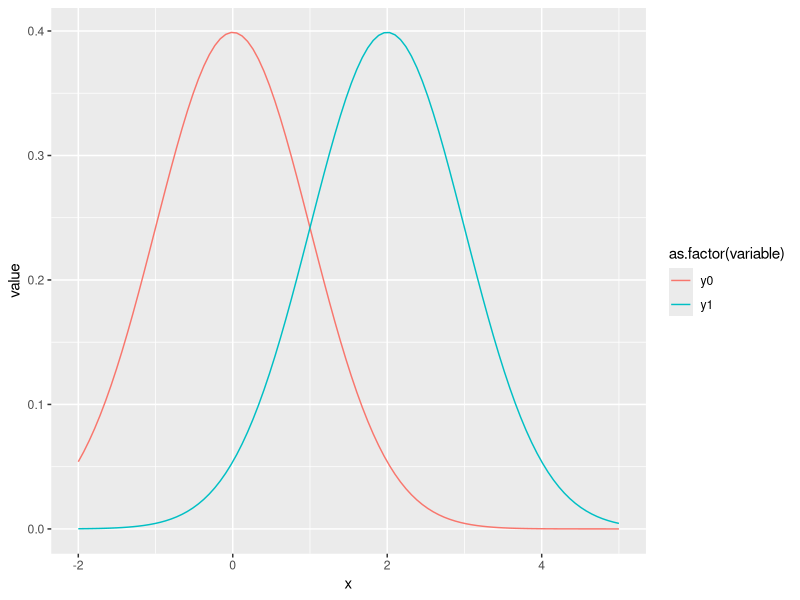
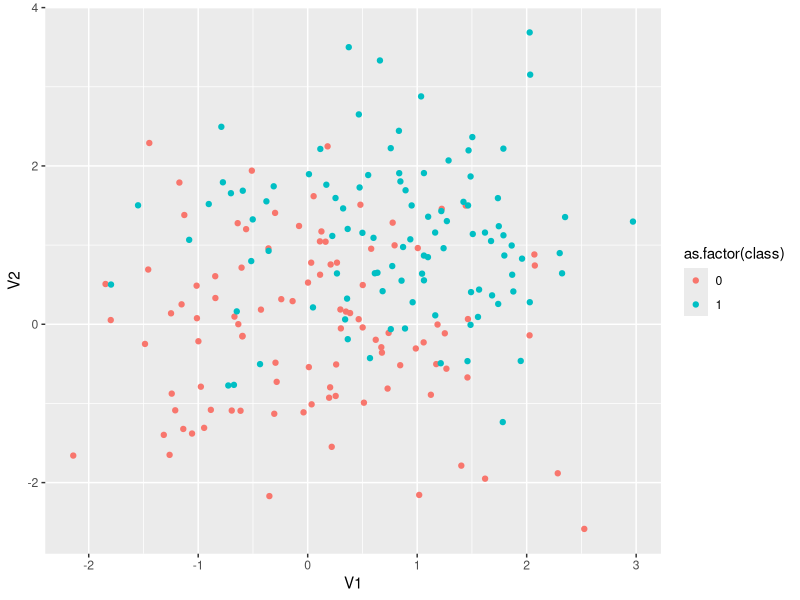
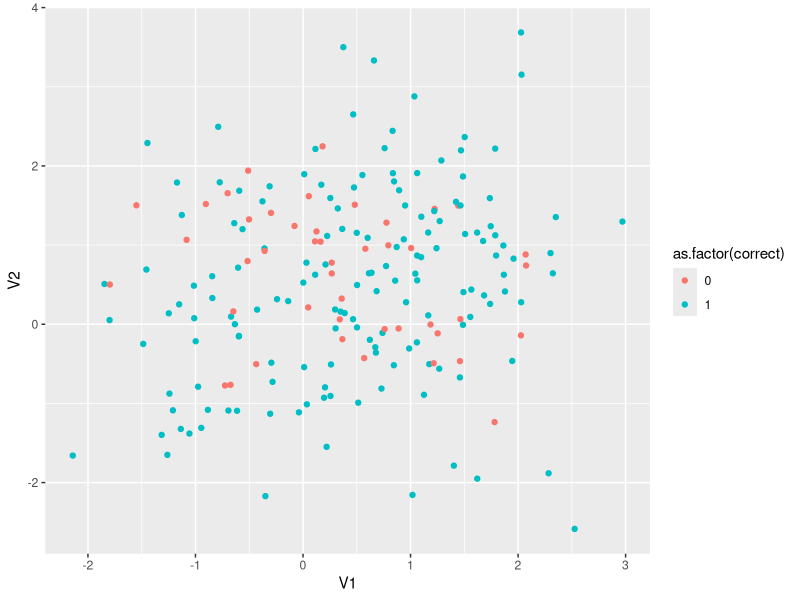
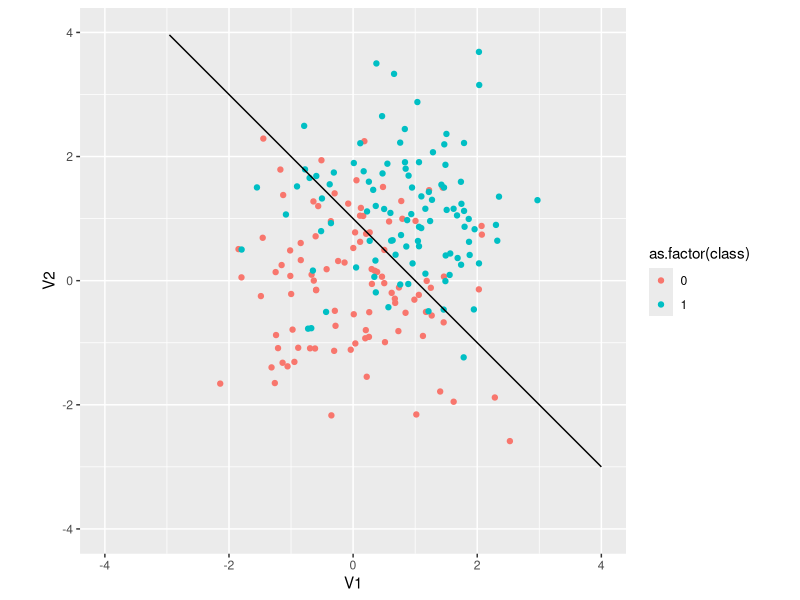
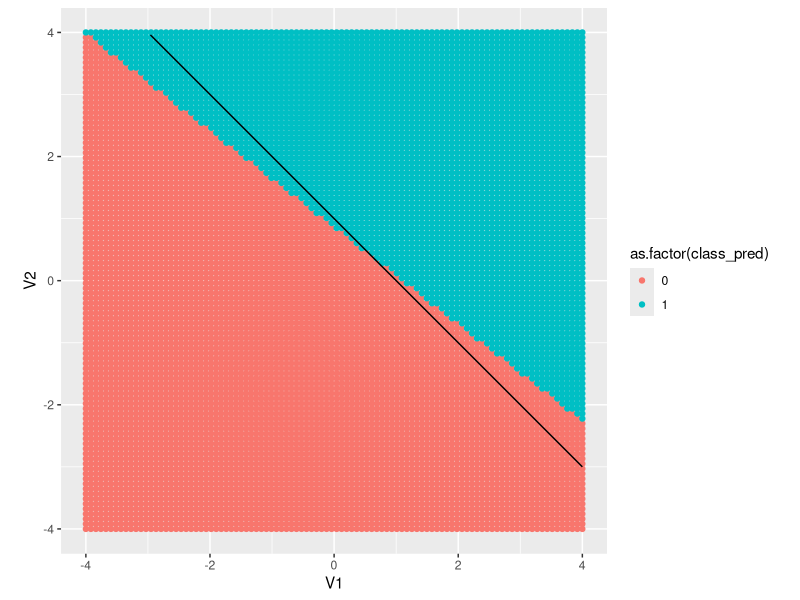
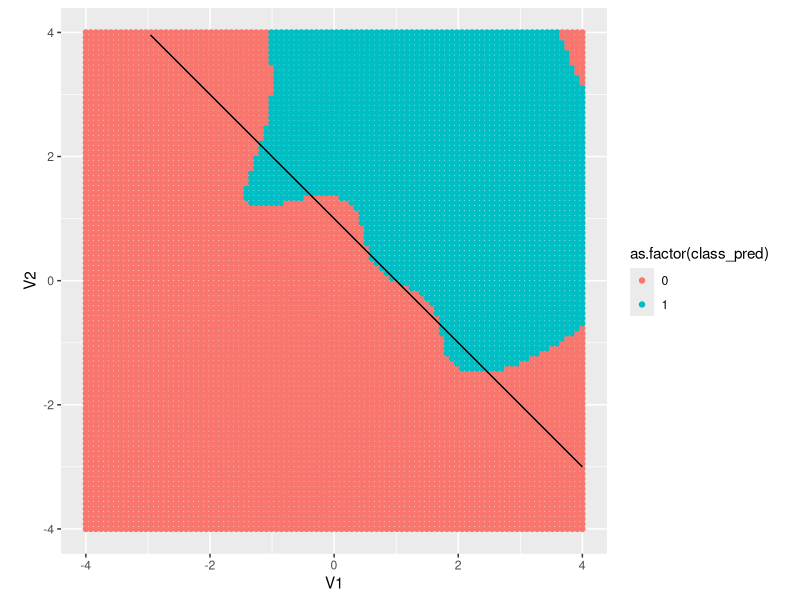
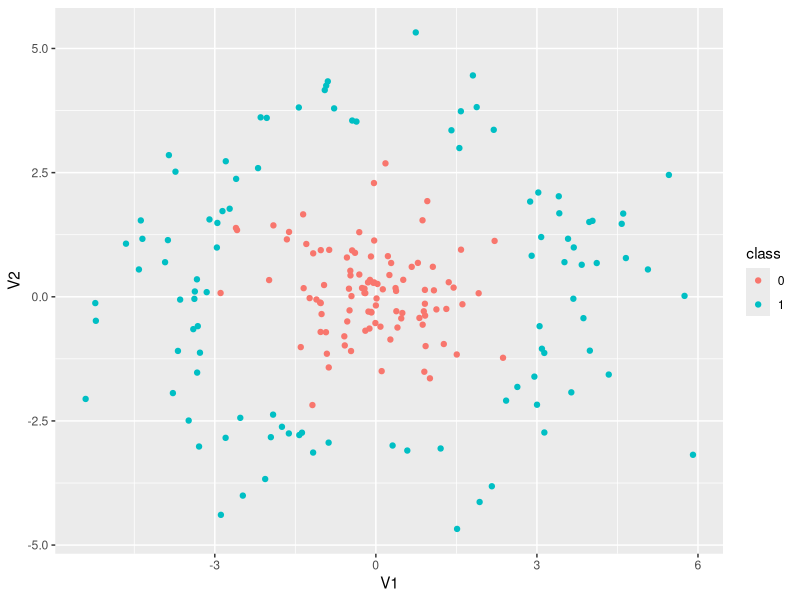
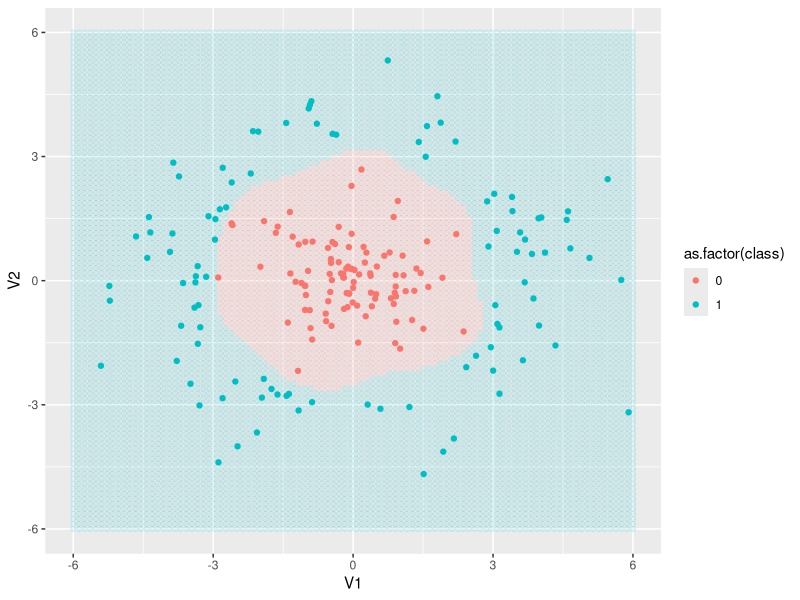

The R source for these figures, in order:
## ---- chunk 1
rm(list=ls())
library(tidyverse)
library(reshape2)
library(e1071)
## ---- chunk 2
n <- 100
x <- seq(-2, 5, length.out = n)
y0 <- map_dbl(x, ~dnorm(.))
y1 <- map_dbl(x, ~dnorm(., 2, 1))
tibble(x, y0, y1) %>% 
  melt(id.vars="x") %>% 
  ggplot(aes(x, y=value, colour=as.factor(variable))) +
  geom_line()
## ---- chunk 3
library(mvtnorm)
rmvrnorm2D <- function(n, mux, muy, sigmax, sigmay, rho){
  return(rmvnorm(n, c(mux, muy),
                 matrix(c(sigmax^2, sigmax * sigmay * rho,
                          sigmax * sigmay * rho, sigmay^2),
                        ncol = 2)))
}

n <- 100
x0 <- rmvrnorm2D(n, 0, 0, 1, 1, 0) %>% 
  as.data.frame() %>% 
  mutate(class=0)
x1 <- rmvrnorm2D(n, 1, 1, 1, 1, 0) %>% 
  as.data.frame() %>% 
  mutate(class=1)

# true classes
x <- x0 %>% 
  bind_rows(x1)
x %>% 
  ggplot(aes(x=V1, y=V2, colour=as.factor(class))) +
  geom_point()
## ---- chunk 4
dmvrnorm2D <- function(x, mux, muy, sigmax, sigmay, rho, log=FALSE){
  return(dmvnorm(x, c(mux, muy),
                 matrix(c(sigmax^2, sigmax * sigmay * rho,
                          sigmax * sigmay * rho, sigmay^2),
                         ncol = 2),
                 log))
}

p0 <- map_dbl(seq_along(x$V1), ~dmvrnorm2D(x[., 1:2], 0, 0, 1, 1, 0))
p1 <- map_dbl(seq_along(x$V1), ~dmvrnorm2D(x[., 1:2], 1, 1, 1, 1, 0))

df <- x %>% 
  mutate(p0=p0, p1=p1) %>% 
  mutate(class_pred=if_else(p1 > p0, 1, 0)) %>% 
  mutate(correct=if_else(class==class_pred, 1, 0))

mean(df$correct)
## ---- chunk 5
df %>% 
  ggplot(aes(x=V1, y=V2, colour=as.factor(correct))) +
  geom_point()
## ---- chunk 6
x %>% 
  ggplot(aes(x=V1, y=V2, colour=as.factor(class))) +
  geom_point() +
  stat_function(fun = function(V1) 1 - V1, colour="black") +
  coord_fixed() +
  scale_y_continuous(limits = c(-4, 4)) +
  scale_x_continuous(limits = c(-4, 4))
## ---- chunk 7
df <- df %>% 
  mutate(class=as.factor(class))
svmfit <- svm(class ~ ., data = df %>% select(V1, V2, class), kernel = "linear", cost = 10, scale = FALSE,
              probability=TRUE)

## predictive accuracy
class1 <- predict(svmfit, df)
df %>% 
  select(class) %>% 
  mutate(class_pred=class1) %>% 
  mutate(correct=if_else(class==class_pred, 1, 0)) %>% 
  summarise(mean(correct))

# plot classification boundary
test_df <- expand_grid(V1=seq(-4, 4, length.out = 100), V2=seq(-4, 4, length.out = 100))
classes <- predict(svmfit, test_df)
test_df %>% 
  mutate(class_pred=classes) %>% 
  ggplot(aes(x=V1, y=V2, colour=as.factor(class_pred))) +
  geom_point() +
  stat_function(fun = function(V1) 1 - V1, colour="black") +
  coord_fixed() +
  scale_y_continuous(limits = c(-4, 4)) +
  scale_x_continuous(limits = c(-4, 4))
## ---- chunk 8
class_probs <- predict(svmfit, df, probability = T)
## ---- chunk 9
df <- df %>% 
  mutate(class=as.factor(class))
svmfit_radial <- svm(class ~ ., data = df %>% select(V1, V2, class), kernel = "radial", cost = 10, scale = FALSE)

## predictive accuracy
class1 <- predict(svmfit_radial, df)
df %>% 
  select(class) %>% 
  mutate(class_pred=class1) %>% 
  mutate(correct=if_else(class==class_pred, 1, 0)) %>% 
  summarise(mean(correct))

# plot classification boundary
test_df <- expand_grid(V1=seq(-4, 4, length.out = 100), V2=seq(-4, 4, length.out = 100))
classes <- predict(svmfit_radial, test_df)
test_df %>% 
  mutate(class_pred=classes) %>% 
  ggplot(aes(x=V1, y=V2, colour=as.factor(class_pred))) +
  geom_point() +
  stat_function(fun = function(V1) 1 - V1, colour="black") +
  coord_fixed() +
  scale_y_continuous(limits = c(-4, 4)) +
  scale_x_continuous(limits = c(-4, 4))
## ---- chunk 10
n <- 100
x0 <- rmvrnorm2D(n, 0, 0, 1, 1, 0) %>% 
  as.data.frame() %>% 
  mutate(class=0)
x1 <- rmvrnorm2D(n, 1, 1, 1, 1, 0) %>% 
  as.data.frame() %>% 
  mutate(class=1)
x <- x0 %>% 
  bind_rows(x1)
class_linear <- predict(svmfit, x)
class_radial <- predict(svmfit_radial, x)

x %>% 
  mutate(class_linear=class_linear,
         class_radial=class_radial) %>% 
  summarise(mean(class==class_linear), mean(class==class_radial))
## ---- chunk 11
n <- 100
x0 <- rmvrnorm2D(n, 0, 0, 1, 1, 0) %>% 
  as.data.frame() %>% 
  mutate(class=0)

f_sample_constrained <- function(r) {
  x_test <- rmvrnorm2D(1, 0, 0, 2, 2, 0)[1, ]
  while((x_test[1]^2 + x_test[2]^2) < r^2)
    x_test <- rmvrnorm2D(1, 0, 0, 2, 2, 0)[1, ]
  return(x_test)
}

x1 <- matrix(nrow = n, ncol = 2)
for(i in 1:n)
  x1[i, ] <- f_sample_constrained(3)

x1 <- x1 %>% 
  as.data.frame() %>% 
  mutate(class=1)

x <- x0 %>% 
  bind_rows(x1) %>% 
  mutate(class=as.factor(class))
x %>% 
  ggplot(aes(x=V1, y=V2, colour=class)) +
  geom_point()
## ---- chunk 12
svmfit_radial <- svm(class ~ ., data = x, kernel = "radial", cost = 10, scale = FALSE)

test_df <- expand_grid(V1=seq(-6, 6, length.out = 100), V2=seq(-6, 6, length.out = 100))
classes <- predict(svmfit_radial, test_df)
full_df <- test_df %>% 
  mutate(class=classes) %>% 
  mutate(type="simulated") %>% 
  bind_rows(x %>% mutate(type="actual"))
 
ggplot(data=full_df %>% filter(type=="simulated"),
       aes(x=V1, y=V2, colour=as.factor(class))) +
  geom_point(alpha=0.1) +
  geom_point(data=full_df %>% filter(type=="actual"))
## ---- chunk 13
alpha <- 1
beta <- 1
sigma <- 1
n <- 100
x <- rnorm(n, 0, 4)
y <- alpha + beta * x + rnorm(n, 0, sigma)
plot(x, y)
## ---- chunk 14
update_parameters <- function(alpha, beta, y, x, eta) {
  K <- length(y)
  dl_da <- -(2 / K) * sum(y - (alpha + beta * x))
  dl_db <- -(2 / K) * sum(x * (y - (alpha + beta * x)))
  
  alpha <- alpha - eta * dl_da
  beta <- beta - eta * dl_db
  return(c(alpha, beta))
}
## ---- chunk 15
f_train_model <- function(n_epochs, eta, y, x, inits=c(0, 0)) {

  m_params <- matrix(nrow = n_epochs, ncol = 2)
  m_params[1, ] <- inits
  for(i in 2:n_epochs) {
    m_params[i, ] <- update_parameters(m_params[(i - 1), 1], m_params[(i - 1), 2], y, x, eta)
  }
  m_params <- as.data.frame(m_params)
  colnames(m_params) <- c("alpha", "beta")
  m_params <- m_params %>% 
    mutate(epoch=seq_along(alpha))
  return(m_params)
}
m_params <- f_train_model(2000, 0.01, y, x)
m_params %>% 
  melt(id.vars="epoch") %>% 
  ggplot(aes(x=epoch, y=value, colour=as.factor(variable))) +
  geom_line()
## ---- chunk 16
msl <- function(y, x, alpha, beta) {
  K <- length(y)
  return(1/K * sum((y-(alpha + beta * x))^2))
}

params <- expand_grid(alpha=seq(-2, 5, 0.1), beta=seq(-2, 5, 0.1))
z <- map2_dbl(params$alpha, params$beta, ~msl(y, x, .x, .y))
params <- params %>% 
  mutate(loss=z)

m_params <- m_params[1:100, ] %>% 
  mutate(type="training")

df1 <- params %>% 
  mutate(type="loss") %>% 
  bind_rows(m_params)

ggplot(df1 %>% filter(type=="loss"), aes(x=alpha, y=beta)) +
  geom_contour(aes(z=log(loss)), bins = 10) +
  geom_point(data=df1 %>% filter(type=="training")) +
  geom_line(data=df1 %>% filter(type=="training"))
## ---- chunk 17
# Low eta
f_train_model(2000, 0.00001, y, x) %>% 
  melt(id.vars="epoch") %>% 
  ggplot(aes(x=epoch, y=value, colour=as.factor(variable))) +
  geom_line()

# High eta
f_train_model(2000, 0.05, y, x) %>% 
  melt(id.vars="epoch") %>% 
  ggplot(aes(x=epoch, y=value, colour=as.factor(variable))) +
  geom_line()
## ---- chunk 18
m_params <- f_train_model(100, 0.1, y, x)

m_params <- m_params[1:4, ] %>% 
  mutate(type="training")

df1 <- params %>% 
  mutate(type="loss") %>% 
  bind_rows(m_params)

ggplot(df1 %>% filter(type=="loss"), aes(x=alpha, y=beta)) +
  geom_contour(aes(z=log(loss)), bins = 10) +
  geom_point(data=df1 %>% filter(type=="training")) +
  geom_line(data=df1 %>% filter(type=="training"))
## ---- chunk 19
m_params <- f_train_model(500, 0.01, y, x)

losses <- map_dbl(seq_along(m_params$alpha), ~msl(y, x, m_params$alpha[.], m_params$beta[.]))
m_params <- m_params %>% 
  mutate(loss=losses)
m_params %>% 
  ggplot(aes(x=epoch, y=loss)) +
  geom_line()
## ---- chunk 20
x_sim <- seq(-12, 12, 0.1)
y_sim <- m_params$alpha[nrow(m_params)] + m_params$beta[nrow(m_params)] * x_sim
df <- tibble(x, y, type="actual") %>% 
  bind_rows(tibble(x=x_sim, y=y_sim, type="simulated"))
ggplot(df %>% filter(type=="actual"), aes(x=x, y=y)) +
  geom_point() +
  geom_line(data=df %>% filter(type=="simulated"))

## ---- chunk 21
alpha <- 1
beta <- 0.02
sigma <- 10
n <- 100
x <- rnorm(n, 0, 400)
y <- alpha + beta * x + rnorm(n, 0, sigma)
plot(x, y)

params <- expand_grid(alpha=seq(-2, 5, 0.1), beta=seq(-0.05, 0.05, 0.005))
z <- map2_dbl(params$alpha, params$beta, ~msl(y, x, .x, .y))
params <- params %>% 
  mutate(loss=z)

m_params <- f_train_model(1000, 0.0000001, y, x) %>% 
  mutate(type="training")

df1 <- params %>% 
  mutate(type="loss") %>% 
  bind_rows(m_params)

ggplot(df1 %>% filter(type=="loss"), aes(x=alpha, y=beta)) +
  geom_contour(aes(z=log(loss)), bins = 10) +
  geom_point(data=df1 %>% filter(type=="training")) +
  geom_line(data=df1 %>% filter(type=="training"))
## ---- chunk 22
y_tilde <- scale(y)[, 1]
x_tilde <- scale(x)[, 1]

params <- expand_grid(alpha=seq(-2, 5, 0.1), beta=seq(-1, 2, 0.01))
z <- map2_dbl(params$alpha, params$beta, ~msl(y_tilde, x_tilde, .x, .y))
params <- params %>% 
  mutate(loss=z)

m_params <- f_train_model(1000, 0.01, y_tilde, x_tilde, inits = c(-1, -1)) %>% 
  mutate(type="training")

df1 <- params %>% 
  mutate(type="loss") %>% 
  bind_rows(m_params)

ggplot(df1 %>% filter(type=="loss"), aes(x=alpha, y=beta)) +
  geom_contour(aes(z=log(loss)), bins = 10) +
  geom_point(data=df1 %>% filter(type=="training")) +
  geom_line(data=df1 %>% filter(type=="training"))
## ---- chunk 23
alpha <- 1
beta <- 1
sigma <- 5
n <- 30
x <- rnorm(n, 0, 4)
y <- alpha + beta * x + rnorm(n, 0, sigma)

update_parameters_quad <- function(alpha, beta, gamma, y, x, eta) {
  K <- length(y)
  dl_da <- -(2 / K) * sum(y - (alpha + beta * x + gamma * x^2))
  dl_db <- -(2 / K) * sum(x * (y - (alpha + beta * x + gamma * x^2)))
  dl_dg <- -(2 / K) * sum(x^2 * (y - (alpha + beta * x + gamma * x^2)))
  
  alpha <- alpha - eta * dl_da
  beta <- beta - eta * dl_db
  gamma <- gamma - eta * dl_dg
  return(c(alpha, beta, gamma))
}

n_epochs <- 5000
m_params <- matrix(nrow = n_epochs, ncol = 3)
m_params[1, ] <- c(0, 0, 0)
for(i in 2:n_epochs) {
  m_params[i, ] <- update_parameters_quad(m_params[(i - 1), 1], m_params[(i - 1), 2],
                                          m_params[(i - 1), 3], y, x, 0.001)
}
m_params <- as.data.frame(m_params)
colnames(m_params) <- c("alpha", "beta", "gamma")
m_params <- m_params %>% 
  mutate(epoch=seq_along(alpha))
m_params %>% 
  melt(id.vars="epoch") %>% 
  ggplot(aes(x=epoch, y=value, colour=as.factor(variable))) +
  geom_line()

x_sim <- seq(-12, 12, 0.1)
y_sim <- m_params$alpha[nrow(m_params)] + m_params$beta[nrow(m_params)] * x_sim + m_params$gamma[nrow(m_params)] * x_sim^2

f_quadratic_regression <- function(x, alpha, beta, gamma) {
  return(alpha + beta * x + gamma * x^2)
}
a <- m_params$alpha[nrow(m_params)]
b <- m_params$beta[nrow(m_params)]
c <- m_params$gamma[nrow(m_params)]
f_quad <- function(x) f_quadratic_regression(x, a, b, c)

df <- tibble(x, y, type="actual") %>% 
  bind_rows(tibble(x=x_sim, y=y_sim, type="simulated"))
ggplot(df %>% filter(type=="actual"), aes(x=x, y=y)) +
  geom_point() +
  geom_line(data=df %>% filter(type=="simulated"))
## ---- chunk 24
m_params <- f_train_model(2000, 0.01, y, x)

f_linear_regression <- function(x, alpha, beta) {
  return(alpha + beta * x)
}

f_linear <- function(x) f_linear_regression(x,m_params$alpha[nrow(m_params)],
                                             m_params$beta[nrow(m_params)])

x1 <- rnorm(n, 5, 4)
y1 <- alpha + beta * x1 + rnorm(n, 0, sigma)

# predict y and calculate RMSEs
y1_linear <- map_dbl(x1, f_linear)
y1_quad <- map_dbl(x1, f_quad)

sqrt(mean(y1_linear - y1)^2)
sqrt(mean(y1_quad - y1)^2)
## ---- chunk 25
library(RANN)
library(tidyverse)
n <- 200
x <- rnorm(n, 0, 4)
y <- sin(x) + rnorm(n, 0, 0.2)

df <- tibble(x, y) %>% 
  mutate(type="actual")

ggplot(df %>% filter(type=="actual"), aes(x=x, y=y)) +
  geom_point()
## ---- chunk 26
# use RANN library (which implements KD trees)
x_tilde <- -2.5
fit <- nn2(x, c(x_tilde), k = 10)
idxs <- fit$nn.idx[1, ]

# visualise nearest neighbours around a point
tibble(x, y) %>% 
  mutate(idx=seq_along(x)) %>% 
  mutate(nn=idx%in%idxs) %>% 
  ggplot(aes(x=x, y=y, colour=as.factor(nn))) +
  geom_point()
## ---- chunk 27
f_kk_regression <- function(x_tilde, x, y, k=10) {
  fit <- nn2(x, c(x_tilde), k = k)
  idxs <- fit$nn.idx[1, ]
  return(mean(y[idxs]))
}

x_sim <- seq(-10, 10, 0.1)

# k = 1
y_sim <- map_dbl(x_sim, ~f_kk_regression(., x, y, k=10))

df <- tibble(x, y) %>% 
  mutate(type="actual") %>% 
  bind_rows(tibble(x=x_sim, y=y_sim) %>% mutate(type="regression"))

ggplot(df %>% filter(type=="actual"), aes(x=x, y=y)) +
  geom_point() +
  geom_line(data=df %>% filter(type=="regression"), colour="blue")

# k = 1
y_sim <- map_dbl(x_sim, ~f_kk_regression(., x, y, k=1))

df <- tibble(x, y) %>% 
  mutate(type="actual") %>% 
  bind_rows(tibble(x=x_sim, y=y_sim) %>% mutate(type="regression"))

ggplot(df %>% filter(type=="actual"), aes(x=x, y=y)) +
  geom_point() +
  geom_line(data=df %>% filter(type=="regression"), colour="blue")

# k = 100
y_sim <- map_dbl(x_sim, ~f_kk_regression(., x, y, k=100))

df <- tibble(x, y) %>% 
  mutate(type="actual") %>% 
  bind_rows(tibble(x=x_sim, y=y_sim) %>% mutate(type="regression"))

ggplot(df %>% filter(type=="actual"), aes(x=x, y=y)) +
  geom_point() +
  geom_line(data=df %>% filter(type=="regression"), colour="blue")
